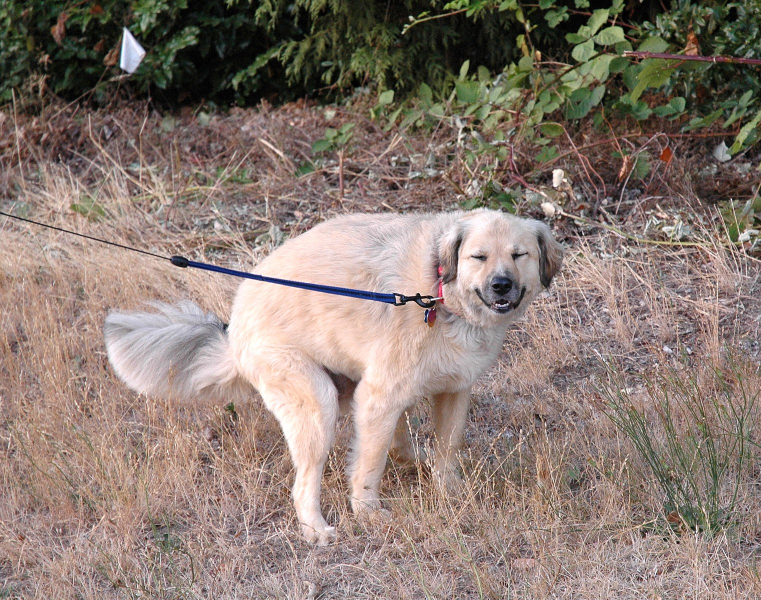
#> input picture bookImported/image.jpg, 1522 x 1199 px (shown at 1/2 size)
$ python ascii.py
#> lines starting #> are read from the running program, lines starting #| are printed output that depends on the picture
# Ascii


# pip install Pillow
from PIL import Image

def image_to_ascii(image_path, output_width=100):
    # ASCII characters used to build the output
#> called with image_path = 'image.jpg', output_width = 100
    ascii_chars = "@%#*+=-:. "

    # Load the image
    try:
        image = Image.open(image_path)
#> image is the input picture: PIL image 1522x1199 RGB; mean R, G, B 138.6, 123, 114.4
    except Exception as e:
        print(f"Unable to open image file: {e}")
        return

    # Convert image to grayscale
    image = image.convert("L")
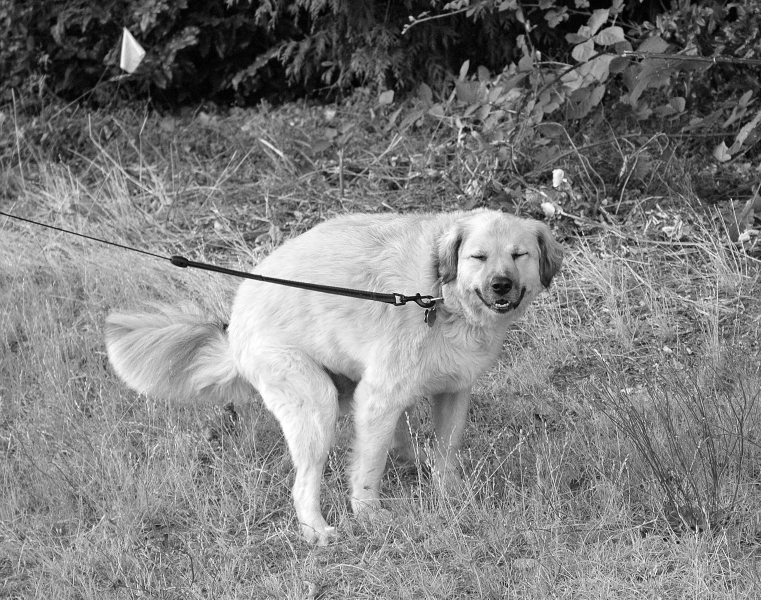
#> image: PIL image 1522x1199 L (shown at 1/2 size); min 0, max 255, mean 126.7

    # Resize image according to the desired output width
    width, height = image.size
#> width = 1522; height = 1199
    aspect_ratio = height / width
#> aspect_ratio = 0.788
    new_height = int(output_width * aspect_ratio / 2)  # Dividing by 2 to compensate for characters' height in console
#> new_height = 39
    image = image.resize((output_width, new_height))
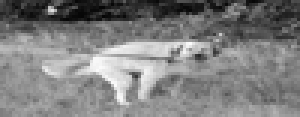
#> image: PIL image 100x39 L (shown 3 times larger); min 5, max 251, mean 126.7

    # Convert image to ASCII
    pixels = image.getdata()
#> (the run stopped early here; a loop or call above may not have finished)
